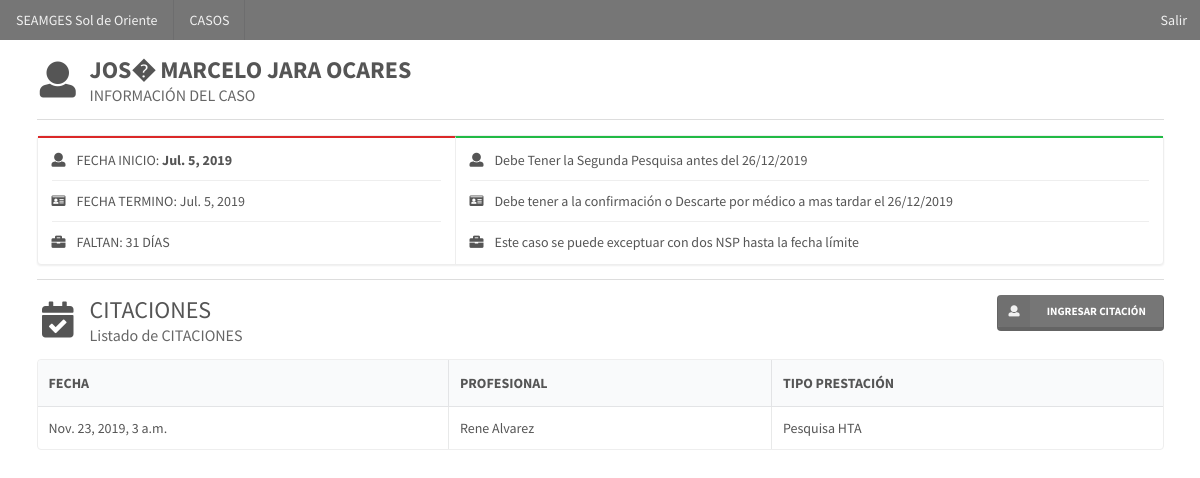
Page /casos/126/ (signed in) on the committed database.
### casos/models.py (models this page shows)
class Caso(models.Model):
    paciente = models.ForeignKey(Paciente, on_delete=models.CASCADE, verbose_name="Paciente")
    patologia = models.ForeignKey(Patologia, on_delete=models.CASCADE, verbose_name="Patología")
    fecha_inicio = models.DateField(verbose_name="Fecha Inicio")
    fecha_limite = models.DateField(verbose_name="Fecha Límite")
    observacion = models.TextField(verbose_name='Observación')
    vigente = models.BooleanField(verbose_name='Caso Vigente', default=True)
    created = models.DateTimeField(auto_now_add=True, verbose_name="Fecha de creación")
    updated = models.DateTimeField(auto_now=True, verbose_name="Fecha de edición")
    class Meta:
        verbose_name = "Caso"
        verbose_name_plural = "Casos"
        ordering = ['fecha_limite']

### pacientes/models.py (models this page shows, shortened)
class Paciente(models.Model):
    run = models.CharField(max_length=200, verbose_name="RUN", unique=True)
    dv = models.CharField(max_length=1, verbose_name="Dígito Verificador")
    nombres = models.CharField(max_length=50, verbose_name="Nombres")
    apellidos = models.CharField(max_length=50, verbose_name="Apellidos")
    activo = models.BooleanField(default=True, verbose_name="Activo")
    created = models.DateTimeField(auto_now_add=True, verbose_name="Fecha de creación")
    updated = models.DateTimeField(auto_now=True, verbose_name="Fecha de edición")
    class Meta:
        verbose_name = "Paciente"
        verbose_name_plural = "Pacientes"
        ordering = ['-created']

### citaciones/models.py (models this page shows)
class Citacion(models.Model):
    prestacion = models.ForeignKey(Prestacion, on_delete=models.CASCADE)
    profesional = models.ForeignKey(Profesional, on_delete=models.CASCADE)
    caso = models.ForeignKey(Caso, on_delete=models.CASCADE)
    fecha_agenda = models.DateTimeField(verbose_name="Fecha en Agenda", auto_now=False)
    created = models.DateTimeField(auto_now_add=True, verbose_name="Fecha de creación")
    updated = models.DateTimeField(auto_now=True, verbose_name="Fecha de edición")
    class Meta:
        verbose_name = "Citación"
        verbose_name_plural = "Citaciones"
        ordering = ['-fecha_agenda']

### profesionales/models.py (models this page shows, shortened)
class Profesional(models.Model):
    nombre = models.CharField(max_length=50, unique=True, verbose_name="Nombre del Profesional")
    profesion = models.ForeignKey(Profesion, on_delete=models.CASCADE)
    created = models.DateTimeField(auto_now_add=True, verbose_name="Fecha de creación")
    updated = models.DateTimeField(auto_now=True, verbose_name="Fecha de edición")
    class Meta:
        verbose_name = "Profesional"
        verbose_name_plural = "Profesionales"
        ordering = ['nombre']

### prestaciones/models.py (models this page shows, shortened)
class Prestacion(models.Model):
    nombre = models.CharField(max_length=30, unique=True, verbose_name="Nombre de Prestación")
    created = models.DateTimeField(auto_now_add=True, verbose_name="Fecha de creación")
    updated = models.DateTimeField(auto_now=True, verbose_name="Fecha de edición")
    class Meta:
        verbose_name = "Prestación"
        verbose_name_plural = "Prestaciones"
        ordering = ['nombre']

### casos/views.py (the view)
# urls.py: path('<int:pk>/', CasoDetailView.as_view(), name='caso'),
@method_decorator(staff_member_required, name='dispatch')
class CasoDetailView(DetailView):
    model = Caso
    def get_context_data(self, **kwargs):
        context = super(CasoDetailView, self).get_context_data(**kwargs)
        citaciones_listado = Citacion.objects.filter(caso_id=self.object.id)
        context['citaciones_listado'] = citaciones_listado
        return context

### casos/templates/casos/caso_detail.html (shortened to what this page needs)
{% extends 'core/base.html' %}
{% load static %}
{% block content %}
<div>
        <h2 class="ui header floated left">
            <i class="icon user"></i>
            <div class="content"><strong>{{ caso.paciente.nombres}} {{caso.paciente.apellidos}}</strong>
                <div class="sub header">INFORMACIÓN DEL CASO</div>
            </div>
        </h2>
        <div class="ui divider clearing"></div>
        <div class="ui horizontal raised segments">
            <div class="ui red segment">
                <div class="ui animated list divided very relaxed">
                    <div class="item">
                        <i class="user icon"></i>
                        <div class="content">FECHA INICIO: <strong>{{caso.fecha_inicio}}</strong></div>
                    </div>
                    <div class="item">
                        <i class="id card icon"></i>
                        <div class="content">FECHA TERMINO: {{caso.fecha_inicio}}</div>
                    </div>
                    <div class="item">
                        <i class="briefcase icon"></i>
                        <div class="content">FALTAN: 31 DÍAS</div>
                    </div>
                </div>
            </div>
            <div class="ui green segment">
                <div class="ui animated list divided very relaxed">
                    <div class="item">
                        <i class="user icon"></i>
                        <div class="content">Debe Tener la Segunda Pesquisa antes del 26/12/2019</div>
                    </div>
                    <div class="item">
                        <i class="id card icon"></i>
                        <div class="content">Debe tener a la confirmación o Descarte por médico a mas tardar el 26/12/2019</div>
                    </div>
                    <div class="item">
                        <i class="briefcase icon"></i>
                        <div class="content">Este caso se puede exceptuar con dos NSP hasta la fecha límite</div>
                    </div>
                </div>
            </div>
        </div>
        <div class="ui divider clearing"></div>
        <h2 class="ui header floated left">
            <i class="calendar check outline icon"></i>
            <div class="content">CITACIONES
                <div class="sub header">Listado de CITACIONES</div>
            </div>
        </h2>
            <a class="ui right floated small grey labeled icon button"
               data-tooltip="Ingresar un citacion"
               data-inverted=""
               data-position="bottom center"
               href="{% url 'citaciones:create' caso.id %}">
                <i class="user icon"></i>
                INGRESAR CITACIÓN
            </a>
        <table class="ui celled table bordered striped">
            <thead>
            <tr>
                <th>FECHA</th>
                <th>PROFESIONAL</th>
                <th>TIPO PRESTACIÓN</th>
            </tr>
            </thead>
            <tbody>
            {% for citacion in citaciones_listado %}
                        <tr>
                            <td>{{ citacion.fecha_agenda }}</td>
                            <td>{{ citacion.profesional.nombre }}</td>
                            <td>{{ citacion.prestacion.nombre }}</td>
                        </tr>
                    {% endfor %}
            </tbody>
        </table>
    </div>
{% endblock %}

### rows in the picture
Caso: paciente.nombres "JOS� MARCELO", paciente.apellidos "JARA OCARES", fecha_inicio "Jul. 5, 2019"
Citacion: fecha_agenda "Nov. 23, 2019, 3 a.m.", profesional.nombre "Rene Alvarez", prestacion.nombre "Pesquisa HTA"
